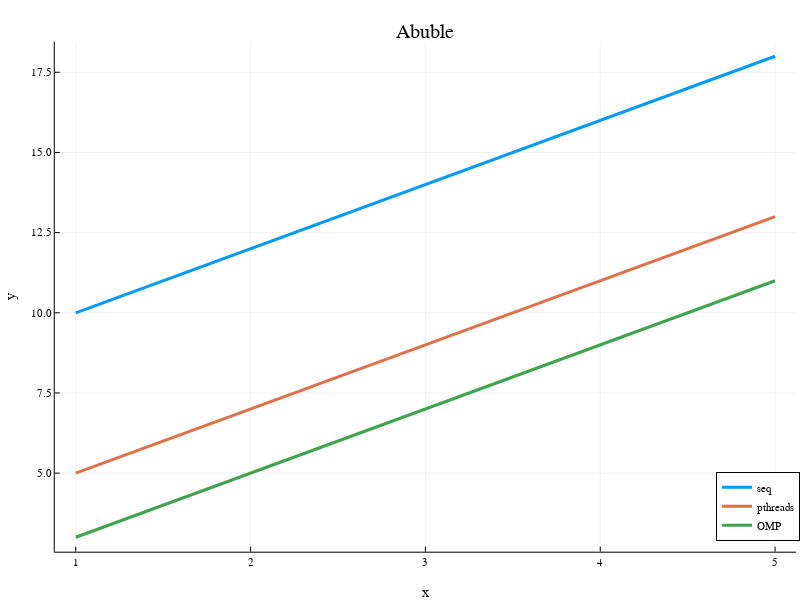

Notebook code for this chart:
### Markdown cell above
**Texto**

### Code cell
using CSV
using DataFrames
using Plots

csv = CSV.read("../fake.csv", DataFrame)
x = 1:5;
seq = csv.seq;
pth = csv.pth;
omp = csv.omp;
plot(x, seq, title="Abuble", label= "seq", lw = 3, size=(800, 600), legend=:bottomright)
plot!(x, pth,label="pthreads", lw = 3)
plot!(x, omp,label="OMP", lw = 3)
xlabel!("x")
ylabel!("y")

### Figure 1 — Plotly figure (JSON) as saved in the notebook; plotly's stock layout.template omitted (floating-point values rounded to 4 significant figures)
{"data": [{"colorbar": {"title": ""}, "legendgroup": "seq", "line": {"color": "rgba(0, 154, 250, 1.000)", "dash": "solid", "shape": "linear", "width": 3}, "mode": "lines", "name": "seq", "showlegend": true, "type": "scatter", "x": [1, 2, 3, 4, 5], "xaxis": "x", "y": [10, 12, 14, 16, 18], "yaxis": "y", "zmax": null, "zmin": null}, {"colorbar": {"title": ""}, "legendgroup": "pthreads", "line": {"color": "rgba(227, 111, 71, 1.000)", "dash": "solid", "shape": "linear", "width": 3}, "mode": "lines", "name": "pthreads", "showlegend": true, "type": "scatter", "x": [1, 2, 3, 4, 5], "xaxis": "x", "y": [5, 7, 9, 11, 13], "yaxis": "y", "zmax": null, "zmin": null}, {"colorbar": {"title": ""}, "legendgroup": "OMP", "line": {"color": "rgba(62, 164, 78, 1.000)", "dash": "solid", "shape": "linear", "width": 3}, "mode": "lines", "name": "OMP", "showlegend": true, "type": "scatter", "x": [1, 2, 3, 4, 5], "xaxis": "x", "y": [3, 5, 7, 9, 11], "yaxis": "y", "zmax": null, "zmin": null}], "layout": {"annotations": [{"font": {"color": "rgba(0, 0, 0, 1.000)", "family": "sans-serif", "size": 20}, "rotation": 0, "showarrow": false, "text": "Abuble", "x": 0.5318, "xanchor": "center", "xref": "paper", "y": 1, "yanchor": "top", "yref": "paper"}], "height": 600, "legend": {"bgcolor": "rgba(255, 255, 255, 1.000)", "bordercolor": "rgba(0, 0, 0, 1.000)", "borderwidth": 1, "font": {"color": "rgba(0, 0, 0, 1.000)", "family": "sans-serif", "size": 11}, "title": {"font": {"color": "rgba(0, 0, 0, 1.000)", "family": "sans-serif", "size": 15}, "text": ""}, "tracegroupgap": 0, "traceorder": "normal", "x": 1, "xanchor": "right", "y": 0.07, "yanchor": "bottom"}, "margin": {"b": 20, "l": 0, "r": 0, "t": 20}, "paper_bgcolor": "rgba(255, 255, 255, 1.000)", "plot_bgcolor": "rgba(255, 255, 255, 1.000)", "showlegend": true, "width": 800, "xaxis": {"anchor": "y", "domain": [0.06846, 0.9951], "gridcolor": "rgba(0, 0, 0, 0.100)", "gridwidth": 0.5, "linecolor": "rgba(0, 0, 0, 1.000)", "mirror": false, "range": [0.88, 5.12], "showgrid": true, "showline": true, "showticklabels": true, "tickangle": 0, "tickcolor": "rgb(0, 0, 0)", "tickfont": {"color": "rgba(0, 0, 0, 1.000)", "family": "sans-serif", "size": 11}, "tickmode": "array", "ticks": "inside", "ticktext": ["1", "2", "3", "4", "5"], "tickvals": [1, 2, 3, 4, 5], "title": "x", "titlefont": {"color": "rgba(0, 0, 0, 1.000)", "family": "sans-serif", "size": 15}, "type": "-", "visible": true, "zeroline": false, "zerolinecolor": "rgba(0, 0, 0, 1.000)"}, "yaxis": {"anchor": "x", "domain": [0.05054, 0.961], "gridcolor": "rgba(0, 0, 0, 0.100)", "gridwidth": 0.5, "linecolor": "rgba(0, 0, 0, 1.000)", "mirror": false, "range": [2.55, 18.45], "showgrid": true, "showline": true, "showticklabels": true, "tickangle": 0, "tickcolor": "rgb(0, 0, 0)", "tickfont": {"color": "rgba(0, 0, 0, 1.000)", "family": "sans-serif", "size": 11}, "tickmode": "array", "ticks": "inside", "ticktext": ["5.0", "7.5", "10.0", "12.5", "15.0", "17.5"], "tickvals": [5, 7.5, 10, 12.5, 15, 17.5], "title": "y", "titlefont": {"color": "rgba(0, 0, 0, 1.000)", "family": "sans-serif", "size": 15}, "type": "-", "visible": true, "zeroline": false, "zerolinecolor": "rgba(0, 0, 0, 1.000)"}}}
